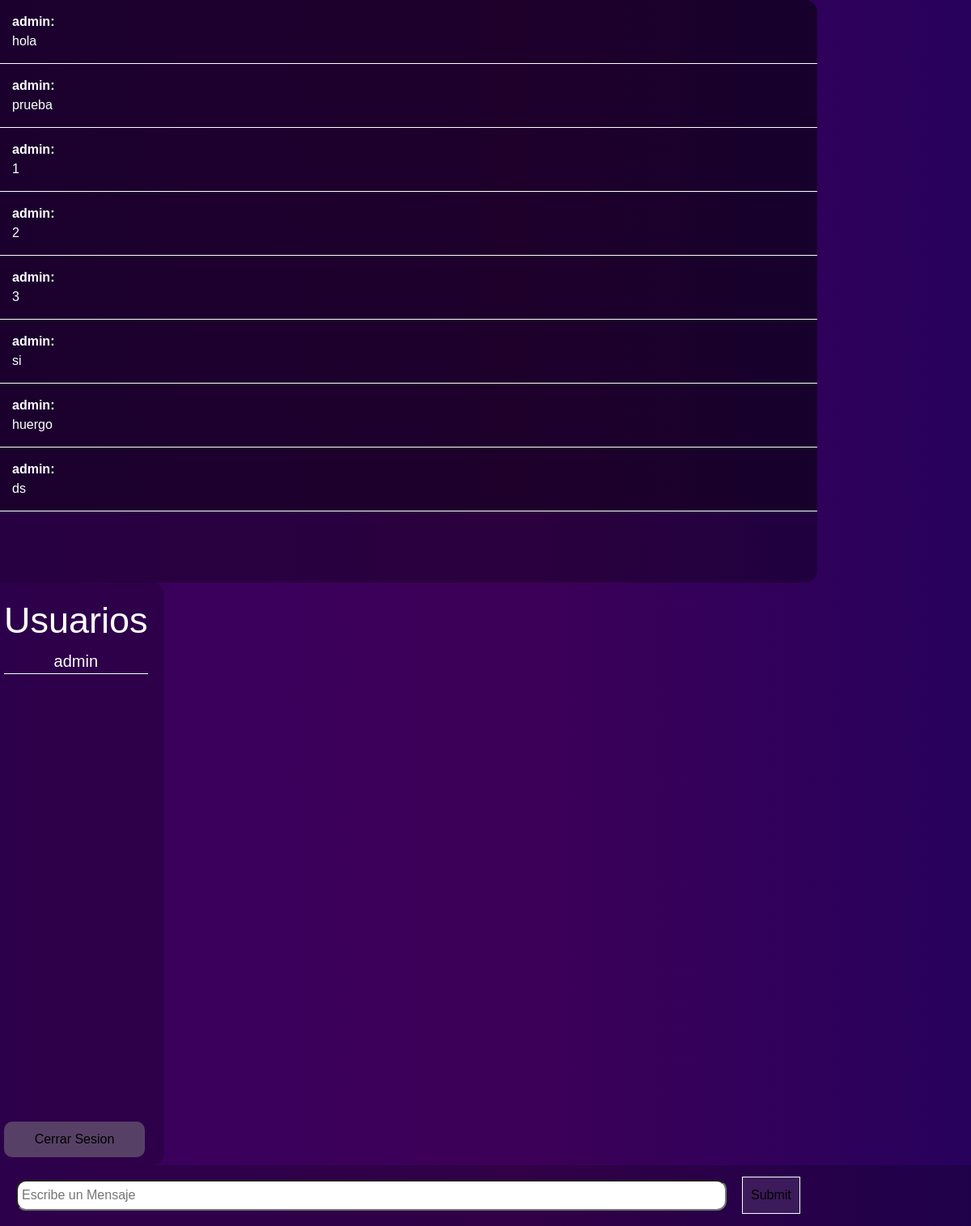
The page / (signed in) on the database its author committed.
### tables this page shows
CREATE TABLE messages(id integer PRIMARY KEY,user text, message text);

### main.py (the view)
@app.route('/' ,methods=['GET','POST'])
def home():
    if 'username' in session: #if there is an user logged in
        users, messages = get_messages()
        return render_template('index.html', username=session['username'], messages=messages, users=users, logueados=logueados)
    else:
        return redirect('/login')

### db.py (called while the page is built)
def get_messages():
	con = sqlite3.connect('users.db', check_same_thread=False)
	elidart = con.cursor()
	query = elidart.execute("SELECT * FROM messages").fetchall() #obtiene todos los registros
	users = []
	messages = []
	for row in query:
		messages.append(row[1]) #guarda los mensajes en una lista
		users.append(row[2])
	con.commit()
	con.close()
	return users, messages

### templates/index.html (shortened to what this page needs)
<!DOCTYPE html>
<html lang="en">
<head>
  <link rel="stylesheet" href="https://stackpath.bootstrapcdn.com/bootstrap/4.3.1/css/bootstrap.min.css"
>
  <link rel="stylesheet" href="{{ url_for('static', filename='css/styles.css') }}">
</head>
<body id="indexbody">
  <div class="row maindiv">
    <div class="col-md-10 col-12 mensajes">
      {%for i in range(messages|length)%}
      <p class="message"><b>{{messages[i]}}:</b><br> {{users[i]}}</p>
      {% endfor %}
    </div>
    <div class="logueados d-none d-md-block">
      <h1 id="usuarioscon">Usuarios</h1>
      <div class="usuarios">
        {%for i in range(logueados|length)%}
        <p class="logged_user">{{logueados[i]}}</p>
        {% endfor %}
      </div>
      <a href="/logout"><button class="logout">Cerrar Sesion</button></a>
    </div>
  </div>
  <div class="col-12 input_message">
    <form method="POST">
      <input type="text" class="message_i " placeholder="Escribe un Mensaje">
      <input type="submit" class="send_button d.flex" >
    </form>
  </div>
</body>
</html>

### static/css/styles.css (style rules this page uses)
#indexbody { background: rgb(56,0,94); background: linear-gradient(90deg, rgba(56,0,94,1) 0%, rgba(61,0,88,1) 54%, rgba(39,1,92,1) 100%); color: white; font-family: Century Gothic,CenturyGothic,AppleGothic,sans-serif; overflow: hidden; height: 100%; }
.mensajes { background-color: rgba(0, 0, 0, .3); border-radius: 15px; font-size: 1em; word-wrap: break-word; overflow-y: scroll; height: 90vh; padding-right: 0px; padding-left: 15px; }
.message { display: block; background-color: rgba(0, 0, 0, .3); border-bottom: .5px solid white; padding: 15px; color: white; width: 100%; }
.input_message { background-color: rgba(0, 0, 0, .2); padding-top: 1.2%; padding-bottom: 1.2%; }
.message_i { border-radius: 12px; width: 75%; margin-left: 5px; padding: 5px; }
.send_button { padding: 10px; margin-left: 15px; background-color: rgba(255, 255, 255, 0.1); border: .5px solid white; }
.logueados { background-color: rgba(0, 0, 0, .2); color: white; height: 90vh; border-radius: 15px; padding: 20px; }
.usuarios { overflow-y: auto; word-wrap: break-word; height: 73vh; }
#usuarioscon { font-size: 45px; text-align: center; }
.logged_user { text-align: center; background-color: rgba(0, 0, 0, .0 ); font-size: 20px; border-bottom: .5px solid white; }
.logout { background-color: rgba(128,128,128, .5 ); border-style: none; width: 98%; padding: 10px; border-radius: 10px; }
p { display: block; margin-block-start: 0; margin-block-end: 0; margin-inline-start: 0px; margin-inline-end: 0px; }

### rows shown on the page
messages: user "admin", message "hola"
messages: user "admin", message "prueba"
messages: user "admin"
messages: user "admin"
messages: user "admin"
messages: user "admin", message "si"
messages: user "admin", message "huergo"
messages: user "admin", message "ds"

### other values the page prints
{{ users[i] }} "1" "2" "3"
{{ logueados[i] }} "admin"
